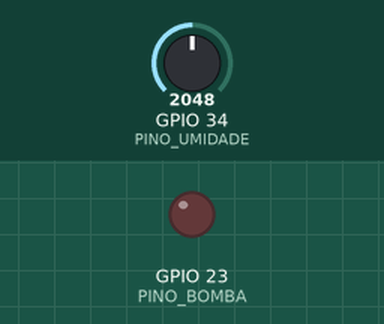
This sketch was run on a simulated ESP32. On the bench: output pins drawn as LEDs (lit = HIGH). Inputs (shaded band) come from the test bench; at power-on: GPIO 34 (PINO_UMIDADE) = 2048 (analog values on the 0–4095 scale). What the sketch prints to the serial monitor is not drawn.

Above: at 1.7 s.
1.8 s: GPIO 34 (PINO_UMIDADE) set to 1095
4.5 s: GPIO 34 (PINO_UMIDADE) set to 950
At 5.4 s:
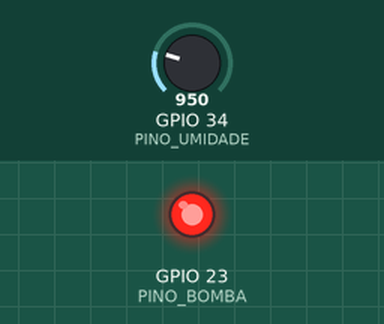
6.5 s: GPIO 34 (PINO_UMIDADE) set to 1387
9.5 s: GPIO 34 (PINO_UMIDADE) set to 1499
At 10.5 s:
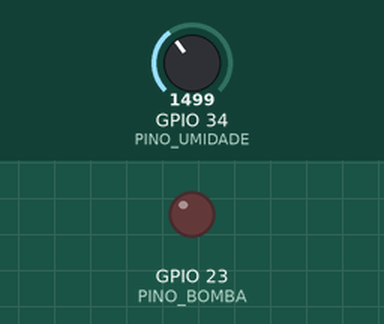
12.5 s: GPIO 34 (PINO_UMIDADE) set to 310
At 14.0 s:
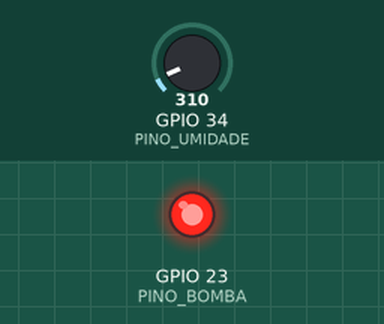
Timing chart, 0 to 15.5 s (numbered marks = the images above; inputs shaded):
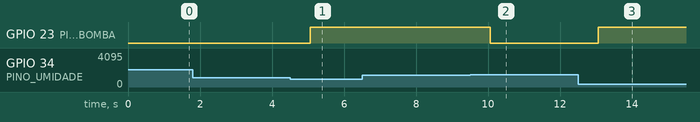

The sketch:

sketch.ino
```cpp
/*
 * Atividade 03 - Software para Sistemas Ubiquos
 * Projeto: Nao de nem agua
 * Recorte individual: irrigacao com histerese
 * Perfil: Decisao e atuacao
 *
 * Entrada: potenciometro no GPIO 34, simulando umidade do solo (0 a 100%).
 * Saida: LED no GPIO 23, simulando a bomba de irrigacao.
 *
 * Regra:
 *   - liga a bomba em umidade <= 25%;
 *   - desliga a bomba em umidade >= 35%;
 *   - entre os dois limiares, mantem o estado anterior;
 *   - se a leitura variar excessivamente durante uma amostragem,
 *     considera a entrada instavel e desliga a atuacao por seguranca.
 */

const int PINO_UMIDADE = 34;
const int PINO_BOMBA = 23;

const float LIMIAR_LIGAR = 25.0;
const float LIMIAR_DESLIGAR = 35.0;

const int QUANTIDADE_AMOSTRAS = 7;
const int INTERVALO_AMOSTRAS_MS = 8;
const int VARIACAO_MAXIMA_ADC = 350;
const unsigned long INTERVALO_EVENTO_MS = 1000;

bool bombaLigada = false;
unsigned long sequencia = 0;
unsigned long ultimoEventoMs = 0;

struct LeituraUmidade {
  int adcMedio;
  int variacaoAdc;
  float percentual;
  bool estavel;
};

LeituraUmidade lerUmidade() {
  long soma = 0;
  int minimo = 4095;
  int maximo = 0;

  for (int i = 0; i < QUANTIDADE_AMOSTRAS; i++) {
    int valor = analogRead(PINO_UMIDADE);
    soma += valor;

    if (valor < minimo) minimo = valor;
    if (valor > maximo) maximo = valor;

    delay(INTERVALO_AMOSTRAS_MS);
  }

  LeituraUmidade leitura;
  leitura.adcMedio = soma / QUANTIDADE_AMOSTRAS;
  leitura.variacaoAdc = maximo - minimo;
  leitura.percentual = (leitura.adcMedio / 4095.0) * 100.0;
  leitura.estavel = leitura.variacaoAdc <= VARIACAO_MAXIMA_ADC;
  return leitura;
}

const char* aplicarRegra(const LeituraUmidade& leitura) {
  // Falha segura: entrada instavel nao pode manter uma atuacao automatica.
  if (!leitura.estavel) {
    bombaLigada = false;
    digitalWrite(PINO_BOMBA, LOW);
    return "ENTRADA_INSTAVEL";
  }

  if (!bombaLigada && leitura.percentual <= LIMIAR_LIGAR) {
    bombaLigada = true;
    digitalWrite(PINO_BOMBA, HIGH);
  } else if (bombaLigada && leitura.percentual >= LIMIAR_DESLIGAR) {
    bombaLigada = false;
    digitalWrite(PINO_BOMBA, LOW);
  }

  if (bombaLigada) return "IRRIGANDO";
  if (leitura.percentual < LIMIAR_DESLIGAR) return "FAIXA_HISTERESE";
  return "NORMAL";
}

void emitirEvento(const LeituraUmidade& leitura, const char* estado) {
  sequencia++;

  Serial.print("{");
  Serial.print("\"eventType\":\"LeituraUmidadeSolo\",");
  Serial.print("\"deviceId\":\"esp32-vaso-01\",");
  Serial.print("\"entityId\":\"vaso-01\",");
  Serial.print("\"eventTimeMs\":");
  Serial.print(millis());
  Serial.print(",\"sequence\":");
  Serial.print(sequencia);
  Serial.print(",\"value\":");
  Serial.print(leitura.percentual, 1);
  Serial.print(",\"unit\":\"%\",");
  Serial.print("\"state\":\"");
  Serial.print(estado);
  Serial.print("\",\"actuator\":\"");
  Serial.print(bombaLigada ? "BOMBA_LIGADA" : "BOMBA_DESLIGADA");
  Serial.print("\",\"adcRaw\":");
  Serial.print(leitura.adcMedio);
  Serial.print(",\"adcSpread\":");
  Serial.print(leitura.variacaoAdc);
  Serial.println("}");
}

void setup() {
  Serial.begin(115200);
  pinMode(PINO_UMIDADE, INPUT);
  pinMode(PINO_BOMBA, OUTPUT);
  digitalWrite(PINO_BOMBA, LOW);

  analogReadResolution(12);
  delay(500);

  Serial.println("Sistema iniciado: irrigacao com histerese.");
  Serial.println("Ligar <= 25%; desligar >= 35%; entre os limiares, manter estado.");
}

void loop() {
  unsigned long agora = millis();
  if (agora - ultimoEventoMs < INTERVALO_EVENTO_MS) return;
  ultimoEventoMs = agora;

  LeituraUmidade leitura = lerUmidade();
  const char* estado = aplicarRegra(leitura);
  emitirEvento(leitura, estado);
}
```

Measured:
- the behaviour switches between 1024 and 1023 on GPIO 34 (PINO_UMIDADE) (found by bisection; images 0 and 1)
- the behaviour switches between 1433 and 1434 on GPIO 34 (PINO_UMIDADE) (found by bisection; images 1 and 2)
- after the input at 1.8 s, every drawn part: stays the same
- after the input at 4.5 s, GPIO 23 (PINO_BOMBA): LOW → HIGH after 0.56 s
- after the input at 6.5 s, every drawn part: stays the same
- after the input at 9.5 s, GPIO 23 (PINO_BOMBA): HIGH → LOW after 0.56 s
- after the input at 12.5 s, GPIO 23 (PINO_BOMBA): LOW → HIGH after 0.56 s
